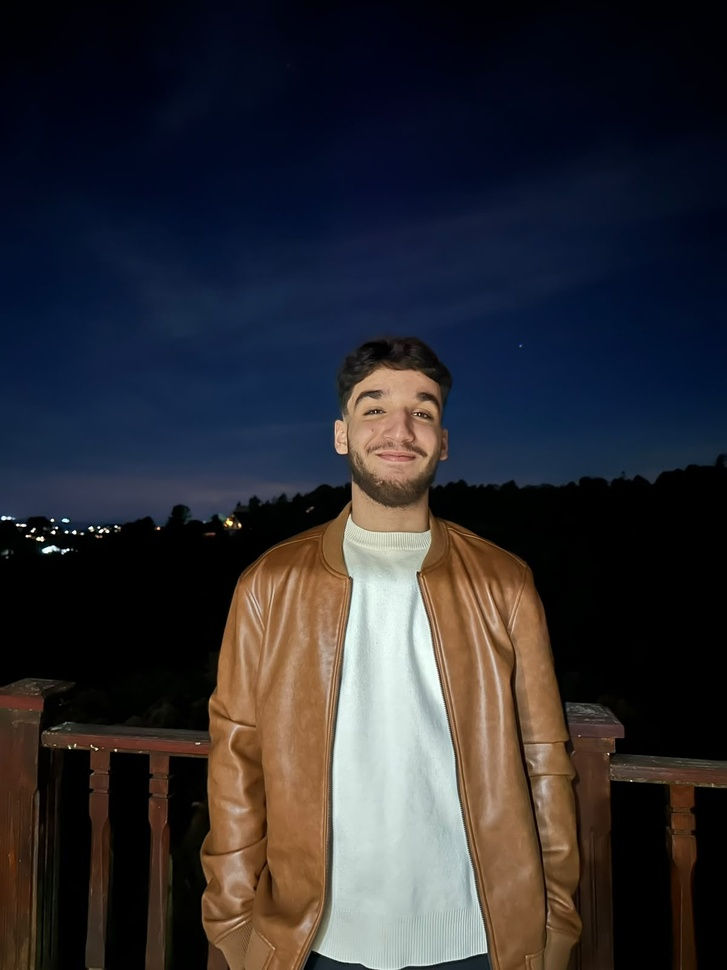
#> input picture foto_escura.jpeg, 727 x 970 px, shrunk from 1200 x 1600 before the run, given in place of luva.jpg, which was not available
$ jupyter execute Aula07_08_2026.ipynb   (text cells are left out)
#> lines starting #> are read from the running program, lines starting #| are printed output that depends on the picture; pictures that were not available may be replaced by others from this repository, and a replacement may not be noted
[cell 1]
from google.colab import files
import cv2
from google.colab.patches import cv2_imshow

[cell 2]
arquivos = files.upload()
#> the answer given: foto_escura.jpeg

[cell 3]
img = cv2.imread('luva.jpg')
#> img is the input picture: shape (970, 727, 3); mean B, G, R 50.1, 44.8, 45.8
cv2_imshow(img)
img

[cell 4]
img.shape
#> Out = (970, 727, 3)

[cell 5]
print(img)
#> (printed output is left out)

[cell 6]
cv2_imshow(img/2)
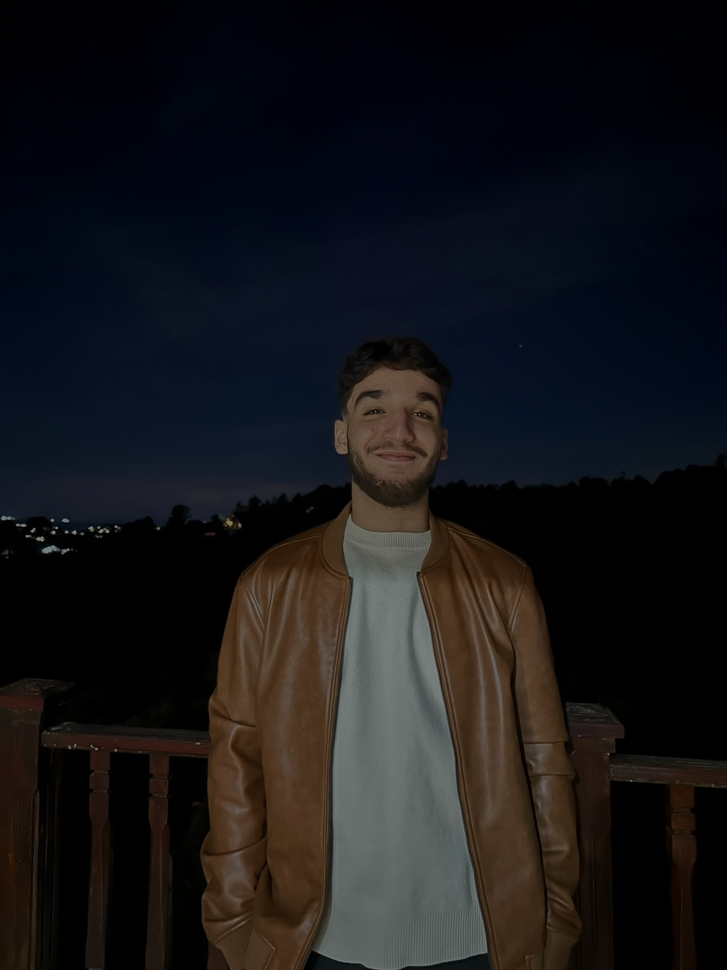
#> shown: shape (970, 727, 3) float64; mean B, G, R 25.1, 22.4, 22.9
cv2_imshow(img*6)
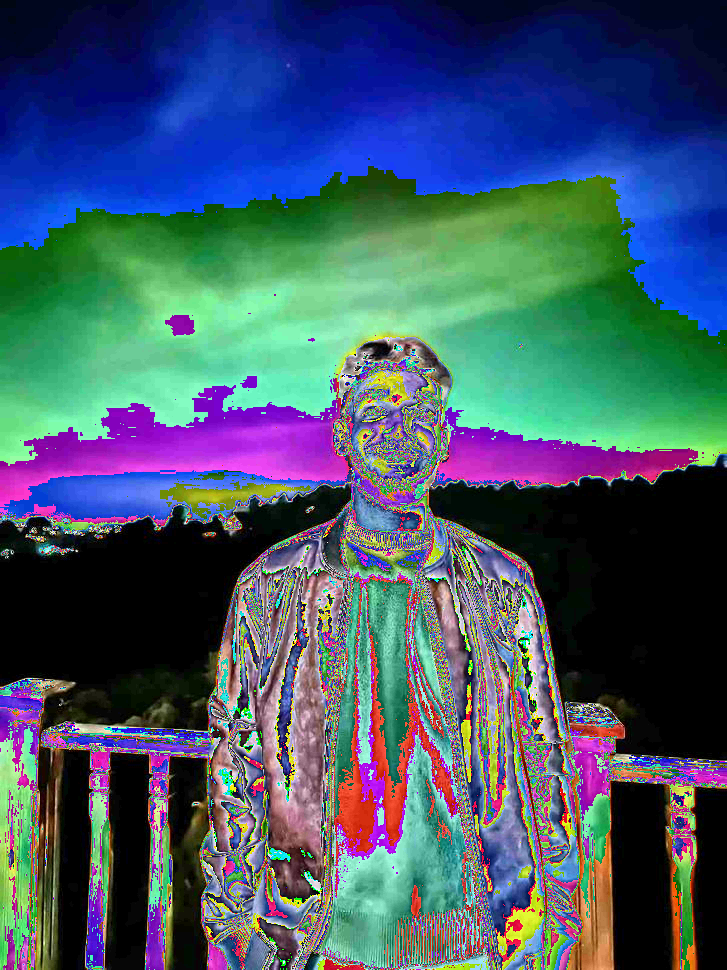
#> shown: shape (970, 727, 3); mean B, G, R 105.1, 87.6, 66.6
cv2_imshow(255 - img)
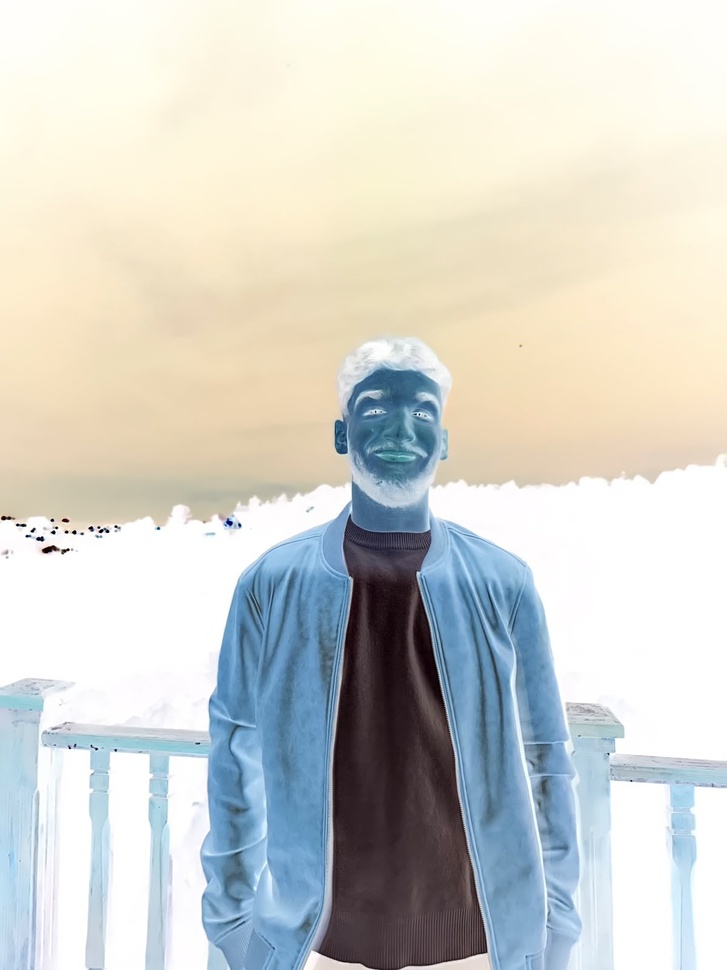
#> shown: shape (970, 727, 3); mean B, G, R 204.9, 210.2, 209.2

[cell 7]
B,G,R = cv2.split(img)
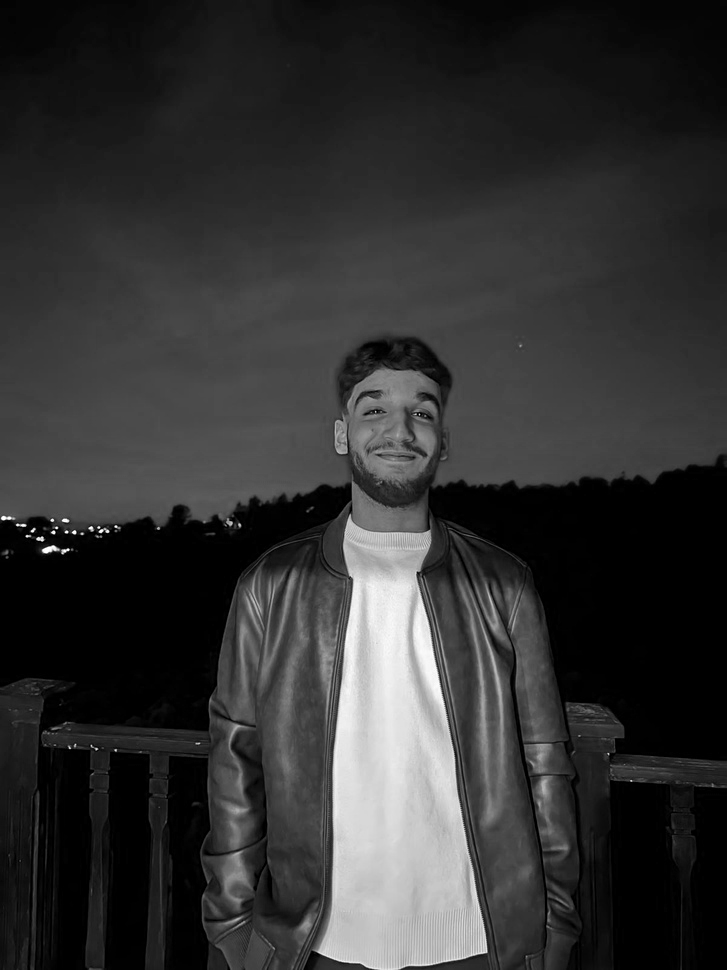
#> B: shape (970, 727); min 0, max 255, mean 50.1
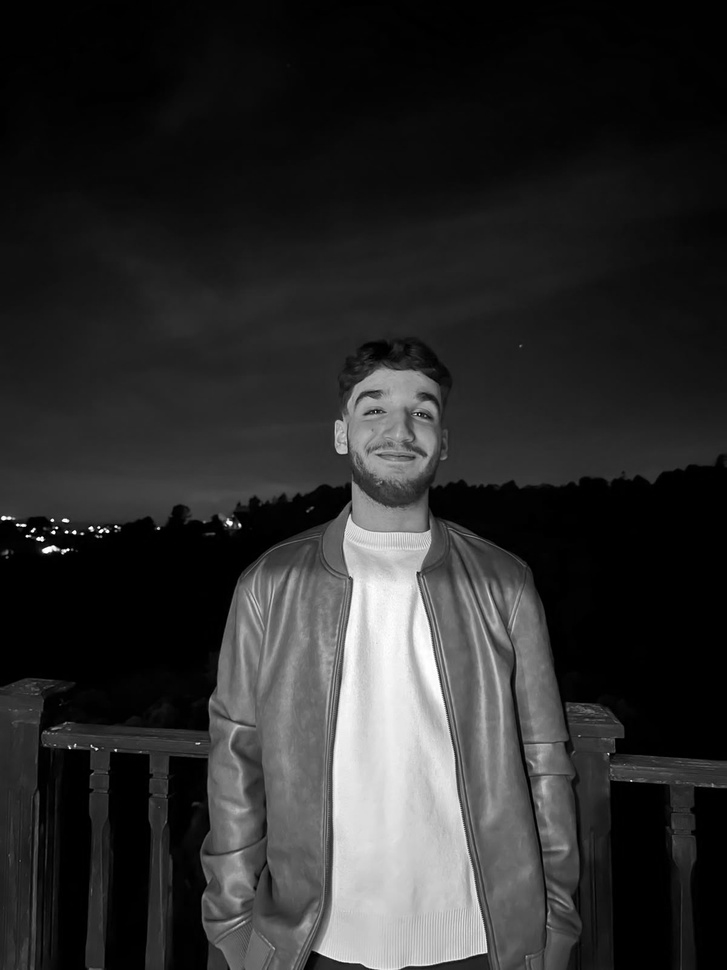
#> G: shape (970, 727); min 0, max 255, mean 44.8
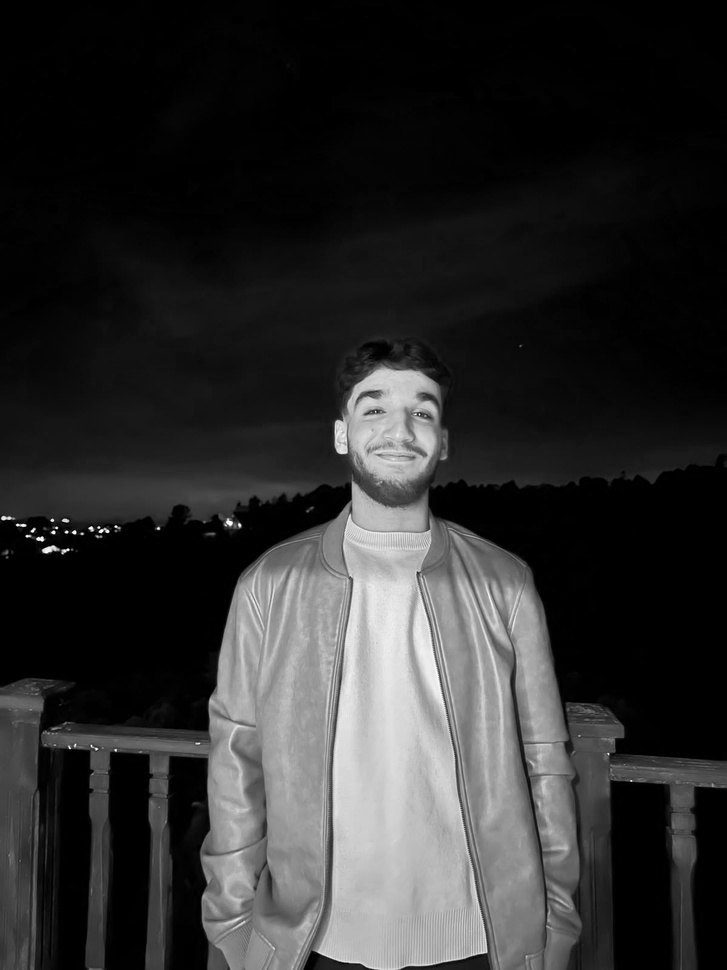
#> R: shape (970, 727); min 0, max 255, mean 45.8

cv2_imshow(B)
cv2_imshow(G)
cv2_imshow(R)
